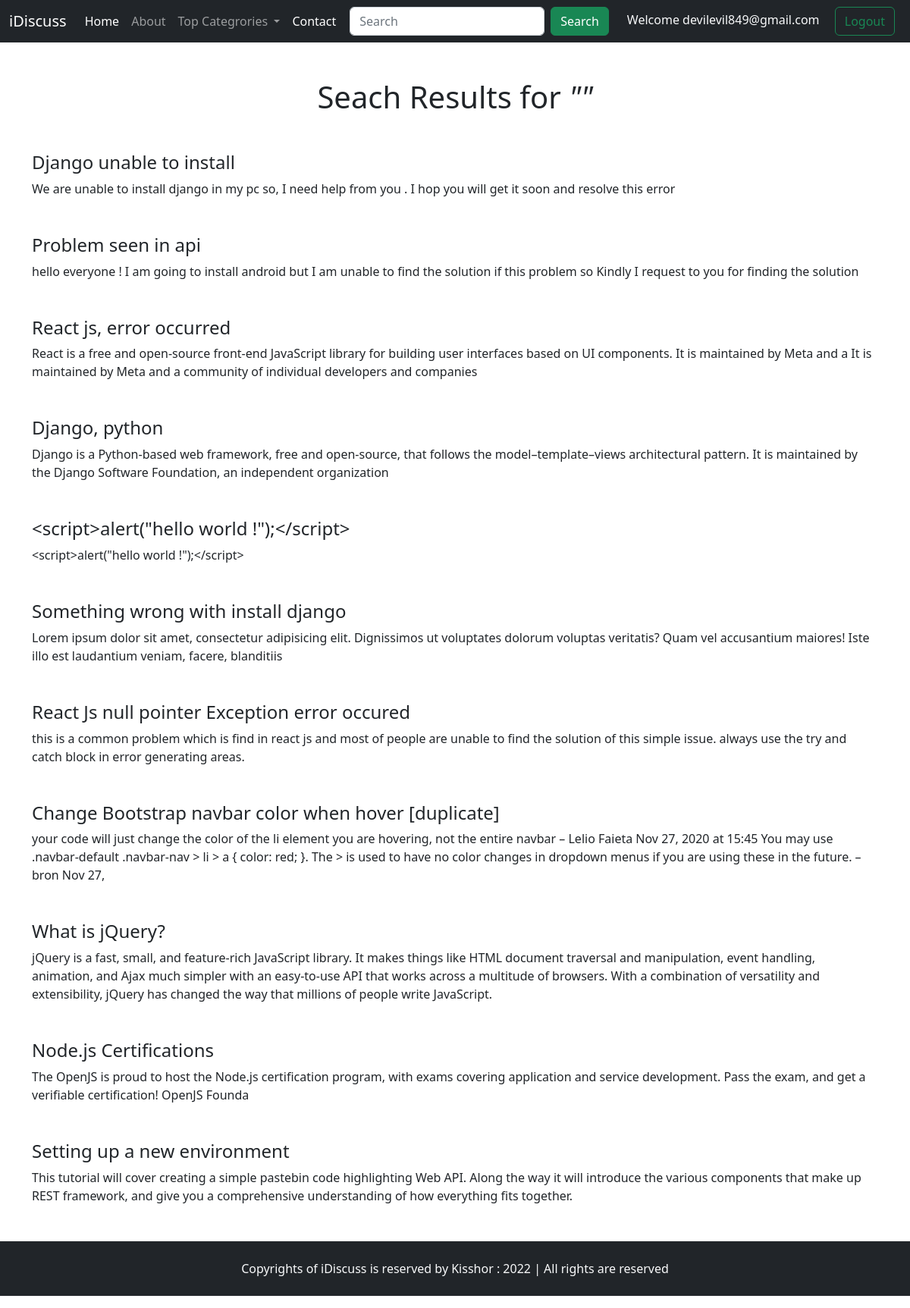
The page /search.php (signed in) on the database its author committed.
### tables this page shows
CREATE TABLE `thread` (
  `thread_id` int(7) NOT NULL,
  `thread_title` varchar(300) NOT NULL,
  `thread_desc` text NOT NULL,
  `thread_cat_id` int(7) NOT NULL,
  `thread_user_id` int(7) NOT NULL,
  `time` datetime NOT NULL DEFAULT current_timestamp()
);

### search.php (the view, shortened to what this page needs)
<?php include('partials/_navbar.php') ?>
<div class="container hdr">
    <h1 class="text-center mt-5">Seach Results for<em> "<?php echo $_GET['search']; ?>"</em></h1>
    <?php
    $query = $_GET['search'];
      $sql = "SELECT *FROM `thread` WHERE CONCAT(thread_title, thread_desc) LIKE'%$query%'";
      $result = mysqli_query($conn, $sql);
      $count = mysqli_num_rows($result);
      if ($count>0) {
        while ($row = mysqli_fetch_assoc($result)) {
          $title =  $row['thread_title'];
          $desc =  $row['thread_desc'];
          $id =  $row['thread_id'];
          $url = "threaditem.php?threadid=". $id;
          echo'<div class="results  my-5">
            <h4><a class="text-dark text-decoration-none" href="'.$url.'">'.$title.'</a></h4>
            <p>'.$desc.'</p>
            </div>';
        }
      }
    ?>
  </div>
      <?php include('partials/_footer.php') ?>
  </body>
</html>

### partials/_navbar.php (style rules this page uses)
.hdr { min-height: 550px; }

### rows shown on the page
thread: thread_title "Django unable to install", thread_desc "We are unable to install django in my pc so, I need help from you . I hop you will get it soon and resolve this error"
thread: thread_title "Problem seen in api", thread_desc "hello everyone ! I am going to install android but I am unable to find the solution if this problem so Kindly I request to you for finding the solution"
thread: thread_title "React js, error occurred", thread_desc "React is a free and open-source front-end JavaScript library for building user interfaces based on UI components. It is maintained by Meta and a It is maintained by Meta and a community of individual developers and companies"
thread: thread_title "Django, python", thread_desc "Django is a Python-based web framework, free and open-source, that follows the model–template–views architectural pattern. It is maintained by the Django Software Foundation, an independent organization"
thread: thread_title "<script>alert(\"hello world !\");</script>", thread_desc "<script>alert(\"hello world !\");</script>"
thread: thread_title "Something wrong with install django", thread_desc "Lorem ipsum dolor sit amet, consectetur adipisicing elit. Dignissimos ut voluptates dolorum voluptas veritatis? Quam vel accusantium maiores! Iste illo est laudantium veniam, facere, blanditiis"
thread: thread_title "React Js null pointer Exception error occured", thread_desc "this is a common problem which is find in react js and most of people are unable to find the solution of this simple issue. always use the try and catch block in error generating areas."
thread: thread_title "Change Bootstrap navbar color when hover [duplicate]", thread_desc "your code will just change the color of the li element you are hovering, not the entire navbar – Lelio Faieta Nov 27, 2020 at 15:45 You may use .navbar-default .navbar-nav > li > a { color: red; }. The > is used to have no color changes in dropdown menus if you are using these in the future. – bron Nov 27,"
thread: thread_title "What is jQuery?", thread_desc "jQuery is a fast, small, and feature-rich JavaScript library. It makes things like HTML document traversal and manipulation, event handling, animation, and Ajax much simpler with an easy-to-use API that works across a multitude of browsers. With a combination of versatility and extensibility, jQuery has changed the way that millions of people write JavaScript."
thread: thread_title "Node.js Certifications", thread_desc "The OpenJS is proud to host the Node.js certification program, with exams covering application and service development. Pass the exam, and get a verifiable certification! OpenJS Founda"
thread: thread_title "Setting up a new environment", thread_desc "This tutorial will cover creating a simple pastebin code highlighting Web API. Along the way it will introduce the various components that make up REST framework, and give you a comprehensive understanding of how everything fits together."

### other values the page prints
$_SESSION['username'] "devilevil849@gmail.com"
